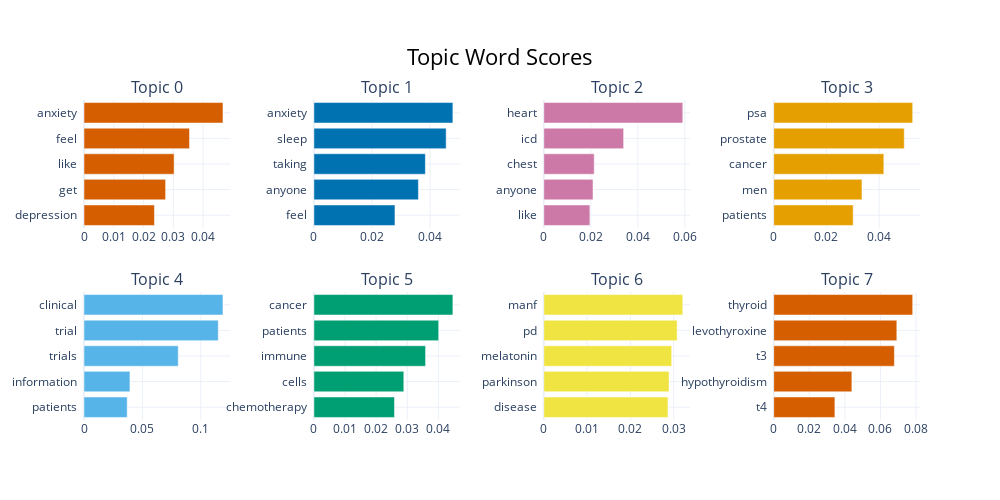

The notebook cell saved with this chart:
### Code cell
docs = df_depression['Concern'].to_list()
model = BERTopic(verbose=True)
topics, probabilities = model.fit_transform(docs)
model.get_topic_freq().head(11)
model.visualize_barchart()

### Figure 1 — Plotly figure (JSON) as saved in the notebook; plotly's stock layout.template omitted (floating-point values rounded to 4 significant figures)
{"data": [{"marker": {"color": "#D55E00"}, "orientation": "h", "type": "bar", "x": [0.02365, 0.02739, 0.03025, 0.03541, 0.04665], "xaxis": "x", "y": ["depression  ", "get  ", "like  ", "feel  ", "anxiety  "], "yaxis": "y"}, {"marker": {"color": "#0072B2"}, "orientation": "h", "type": "bar", "x": [0.02791, 0.03598, 0.03838, 0.04553, 0.04785], "xaxis": "x2", "y": ["feel  ", "anyone  ", "taking  ", "sleep  ", "anxiety  "], "yaxis": "y2"}, {"marker": {"color": "#CC79A7"}, "orientation": "h", "type": "bar", "x": [0.01961, 0.02093, 0.02146, 0.03396, 0.05913], "xaxis": "x3", "y": ["like  ", "anyone  ", "chest  ", "icd  ", "heart  "], "yaxis": "y3"}, {"marker": {"color": "#E69F00"}, "orientation": "h", "type": "bar", "x": [0.03014, 0.03347, 0.04177, 0.04951, 0.05271], "xaxis": "x4", "y": ["patients  ", "men  ", "cancer  ", "prostate  ", "psa  "], "yaxis": "y4"}, {"marker": {"color": "#56B4E9"}, "orientation": "h", "type": "bar", "x": [0.03698, 0.03933, 0.08068, 0.115, 0.119], "xaxis": "x5", "y": ["patients  ", "information  ", "trials  ", "trial  ", "clinical  "], "yaxis": "y5"}, {"marker": {"color": "#009E73"}, "orientation": "h", "type": "bar", "x": [0.0259, 0.0289, 0.03589, 0.04011, 0.04468], "xaxis": "x6", "y": ["chemotherapy  ", "cells  ", "immune  ", "patients  ", "cancer  "], "yaxis": "y6"}, {"marker": {"color": "#F0E442"}, "orientation": "h", "type": "bar", "x": [0.02867, 0.02891, 0.02953, 0.03079, 0.03209], "xaxis": "x7", "y": ["disease  ", "parkinson  ", "melatonin  ", "pd  ", "manf  "], "yaxis": "y7"}, {"marker": {"color": "#D55E00"}, "orientation": "h", "type": "bar", "x": [0.0344, 0.04393, 0.06783, 0.06921, 0.07813], "xaxis": "x8", "y": ["t4  ", "hypothyroidism  ", "t3  ", "levothyroxine  ", "thyroid  "], "yaxis": "y8"}], "layout": {"annotations": [{"font": {"size": 16}, "showarrow": false, "text": "Topic 0", "x": 0.0875, "xanchor": "center", "xref": "paper", "y": 1, "yanchor": "bottom", "yref": "paper"}, {"font": {"size": 16}, "showarrow": false, "text": "Topic 1", "x": 0.3625, "xanchor": "center", "xref": "paper", "y": 1, "yanchor": "bottom", "yref": "paper"}, {"font": {"size": 16}, "showarrow": false, "text": "Topic 2", "x": 0.6375, "xanchor": "center", "xref": "paper", "y": 1, "yanchor": "bottom", "yref": "paper"}, {"font": {"size": 16}, "showarrow": false, "text": "Topic 3", "x": 0.9125, "xanchor": "center", "xref": "paper", "y": 1, "yanchor": "bottom", "yref": "paper"}, {"font": {"size": 16}, "showarrow": false, "text": "Topic 4", "x": 0.0875, "xanchor": "center", "xref": "paper", "y": 0.4, "yanchor": "bottom", "yref": "paper"}, {"font": {"size": 16}, "showarrow": false, "text": "Topic 5", "x": 0.3625, "xanchor": "center", "xref": "paper", "y": 0.4, "yanchor": "bottom", "yref": "paper"}, {"font": {"size": 16}, "showarrow": false, "text": "Topic 6", "x": 0.6375, "xanchor": "center", "xref": "paper", "y": 0.4, "yanchor": "bottom", "yref": "paper"}, {"font": {"size": 16}, "showarrow": false, "text": "Topic 7", "x": 0.9125, "xanchor": "center", "xref": "paper", "y": 0.4, "yanchor": "bottom", "yref": "paper"}], "height": 500, "hoverlabel": {"bgcolor": "white", "font": {"family": "Rockwell", "size": 16}}, "showlegend": false, "title": {"font": {"color": "Black", "size": 22}, "text": "Topic Word Scores", "x": 0.5, "xanchor": "center", "yanchor": "top"}, "width": 1000, "xaxis": {"anchor": "y", "domain": [0, 0.175], "showgrid": true}, "xaxis2": {"anchor": "y2", "domain": [0.275, 0.45], "showgrid": true}, "xaxis3": {"anchor": "y3", "domain": [0.55, 0.725], "showgrid": true}, "xaxis4": {"anchor": "y4", "domain": [0.825, 1], "showgrid": true}, "xaxis5": {"anchor": "y5", "domain": [0, 0.175], "showgrid": true}, "xaxis6": {"anchor": "y6", "domain": [0.275, 0.45], "showgrid": true}, "xaxis7": {"anchor": "y7", "domain": [0.55, 0.725], "showgrid": true}, "xaxis8": {"anchor": "y8", "domain": [0.825, 1], "showgrid": true}, "yaxis": {"anchor": "x", "domain": [0.6, 1], "showgrid": true}, "yaxis2": {"anchor": "x2", "domain": [0.6, 1], "showgrid": true}, "yaxis3": {"anchor": "x3", "domain": [0.6, 1], "showgrid": true}, "yaxis4": {"anchor": "x4", "domain": [0.6, 1], "showgrid": true}, "yaxis5": {"anchor": "x5", "domain": [0, 0.4], "showgrid": true}, "yaxis6": {"anchor": "x6", "domain": [0, 0.4], "showgrid": true}, "yaxis7": {"anchor": "x7", "domain": [0, 0.4], "showgrid": true}, "yaxis8": {"anchor": "x8", "domain": [0, 0.4], "showgrid": true}}}
